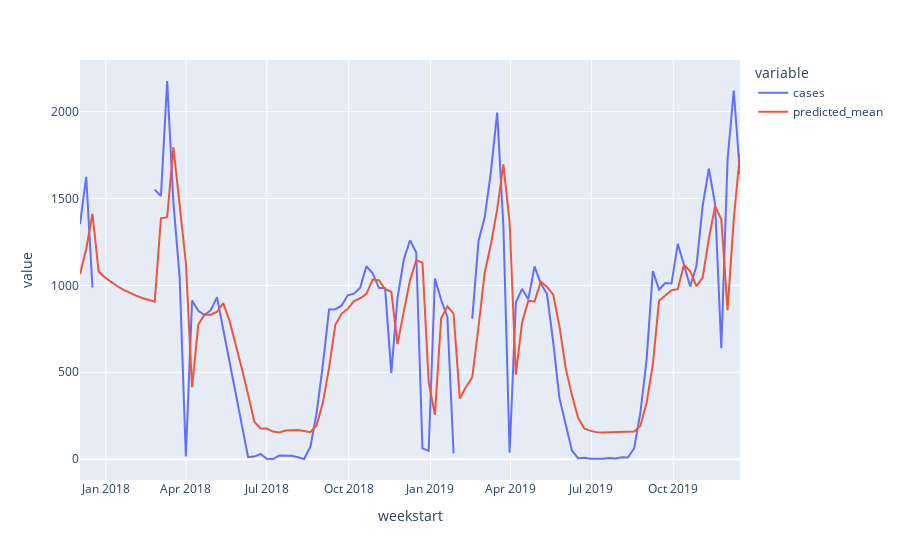

Notebook code for this chart:
### Code cell
px.line(df_pred.reset_index().loc[df_pred.reset_index()['weekstart']>datetime(2017,12,1)].set_index('weekstart'))
